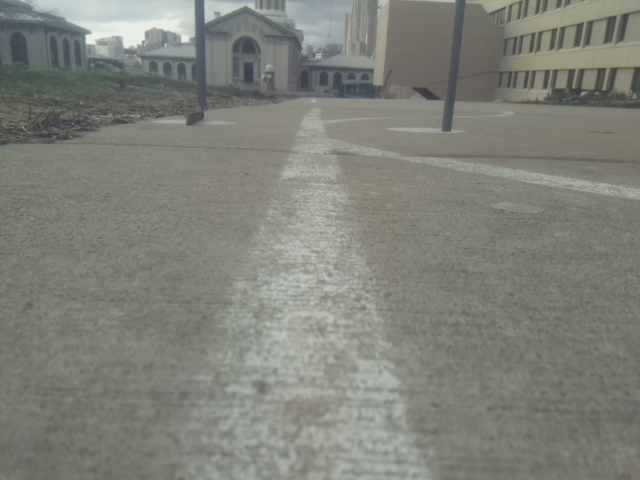
%> input picture data/2017-02-25-Trial-1/2017-02-25 14:23:56.184845.jpg, 640 x 480 px
$ octave --eval "result = getPoints('../../data/2017-02-25-Trial-1/2017-02-25 14:23:56.184845.jpg');"   (GNU Octave 9; MATLAB toolbox functions it lacks are replaced by stand-ins)
%> lines starting %> are read from the running program, lines starting %| are printed output that depends on the picture
function [row,col] = getPoints(path2Img)
    curImg = imread(path2Img);
%> curImg is the input picture: size 480x640x3 uint8; mean R, G, B 127.5, 129.4, 120.7
   curImg = curImg(130:480,:,:);
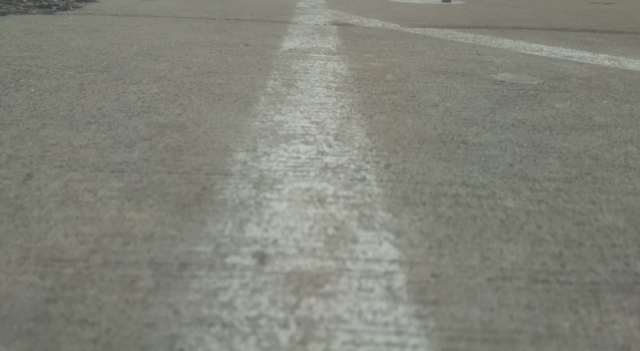
%> curImg: size 351x640x3 uint8; mean R, G, B 130.3, 131.6, 121.7
   curImg = imresize(curImg,0.1);
%> curImg: size 36x64x3 uint8
   gray = rgb2gray(curImg);
   filtered = medfilt2(gray,[5 5]);
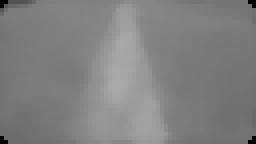
%> filtered: size 36x64 uint8 (shown 4 times larger); min 0, max 169, mean 128.8
   ed = edge(filtered,'canny');
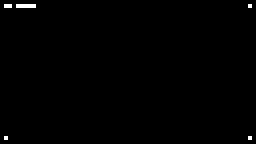
%> ed: size 36x64 logical (shown 4 times larger); 0.43% white in thin lines or dots
   [row,col]=find(ed==1);
%> row = [2; 35; 2; 2; 2; 2; 2; 2; 2; 35]; col = [2; 2; 3; 5; 6; 7; 8; 9; 63; 63]
%> `result = getPoints('../../data/2017-02-25-Trial-1/2017-02-25 14:23:56...`: result = [2; 35; 2; 2; 2; 2; 2; 2; 2; 35]
end

$ run again, on data/2017-02-25-Trial-1/2017-02-25 14:23:57.222100.jpg
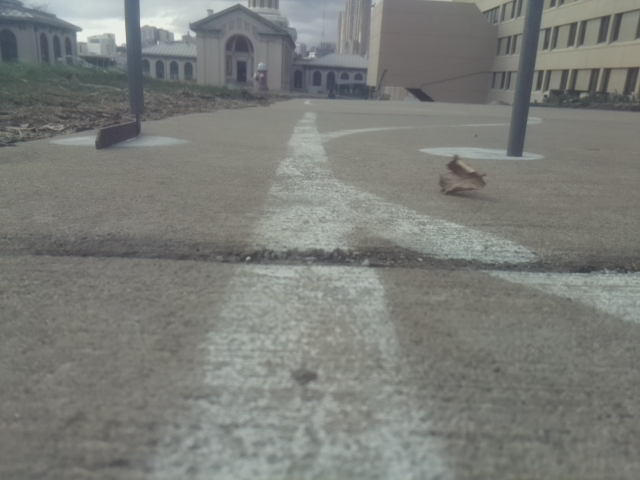
%> input picture data/2017-02-25-Trial-1/2017-02-25 14:23:57.222100.jpg, 640 x 480 px
%> in getPoints, curImg is the input picture: size 480x640x3 uint8; mean R, G, B 123.1, 125.1, 120.9
%> in getPoints, `curImg = curImg(130:480,:,:);`:
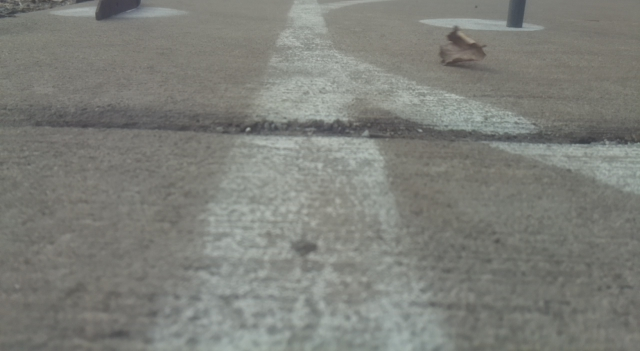
%> curImg: size 351x640x3 uint8; mean R, G, B 125.5, 127.1, 121.4
%> in getPoints, `ed = edge(filtered,'canny');`:
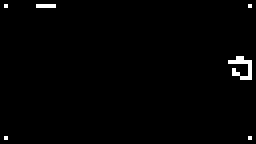
%> ed: size 36x64 logical (shown 4 times larger); 1.1% white in thin lines or dots
%> row = 26 values from 2 to 35; col = 26 values from 2 to 63
%> result = 26 values, max 35 at index 2, min 2 at index 1, mean 14.62

$ run again, on data/2017-02-25-Trial-1/2017-02-25 14:23:59.307946.jpg
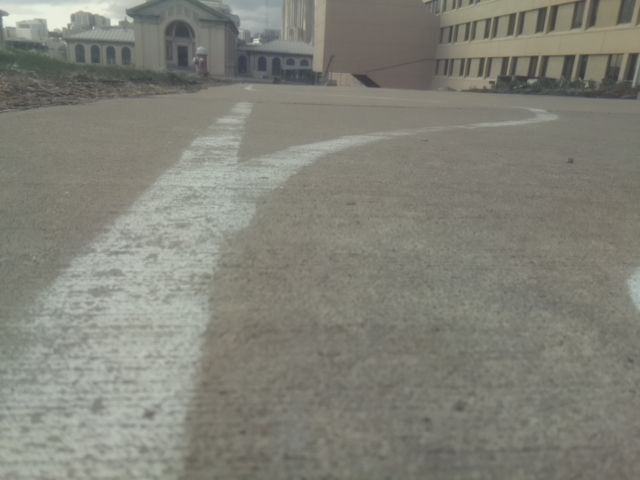
%> input picture data/2017-02-25-Trial-1/2017-02-25 14:23:59.307946.jpg, 640 x 480 px
%> in getPoints, curImg is the input picture: size 480x640x3 uint8; mean R, G, B 129.6, 129.9, 119.8
%> in getPoints, `curImg = curImg(130:480,:,:);`:
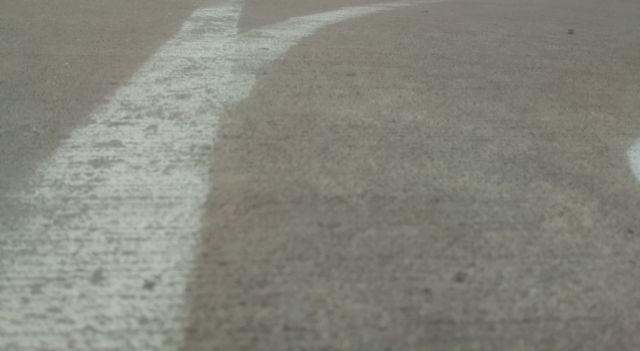
%> curImg: size 351x640x3 uint8; mean R, G, B 133.1, 133.5, 123
%> in getPoints, `ed = edge(filtered,'canny');`:
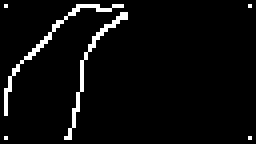
%> ed: size 36x64 logical (shown 4 times larger); 4.3% white in thin lines or dots
%> row = 100 values from 2 to 35; col = 100 values from 2 to 63
%> result = 100 values, max 35 at index 9, min 2 at index 1, mean 14.32

$ run again, on data/2017-02-25-Trial-1/2017-02-25 14:24:03.470505.jpg
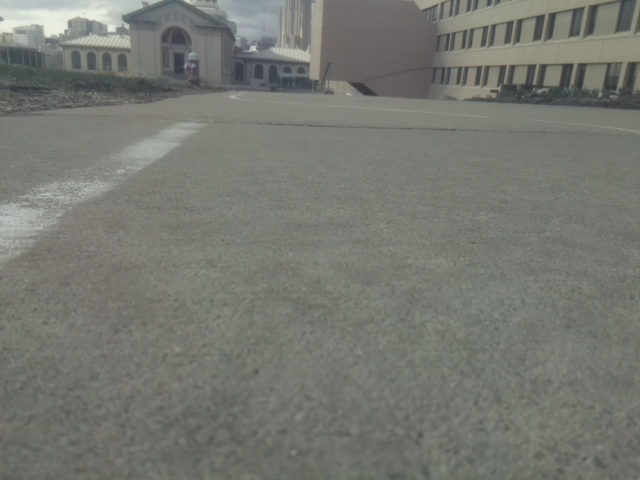
%> input picture data/2017-02-25-Trial-1/2017-02-25 14:24:03.470505.jpg, 640 x 480 px
%> in getPoints, curImg is the input picture: size 480x640x3 uint8; mean R, G, B 117.8, 119.9, 113.4
%> in getPoints, `curImg = curImg(130:480,:,:);`:
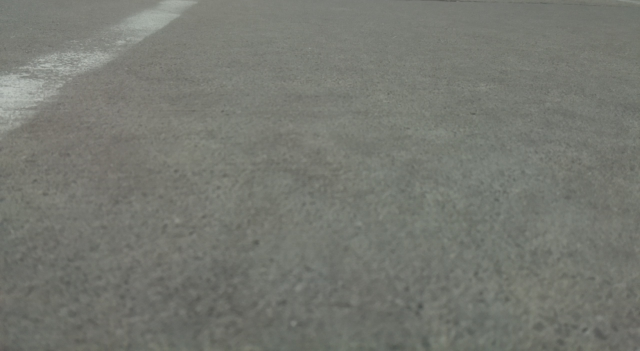
%> curImg: size 351x640x3 uint8; mean R, G, B 117.7, 119.9, 112.8
%> ed: size 36x64 logical; 0.17% white in thin lines or dots
%> row = [2; 35; 2; 35]; col = [2; 2; 63; 63]
%> result = [2; 35; 2; 35]
